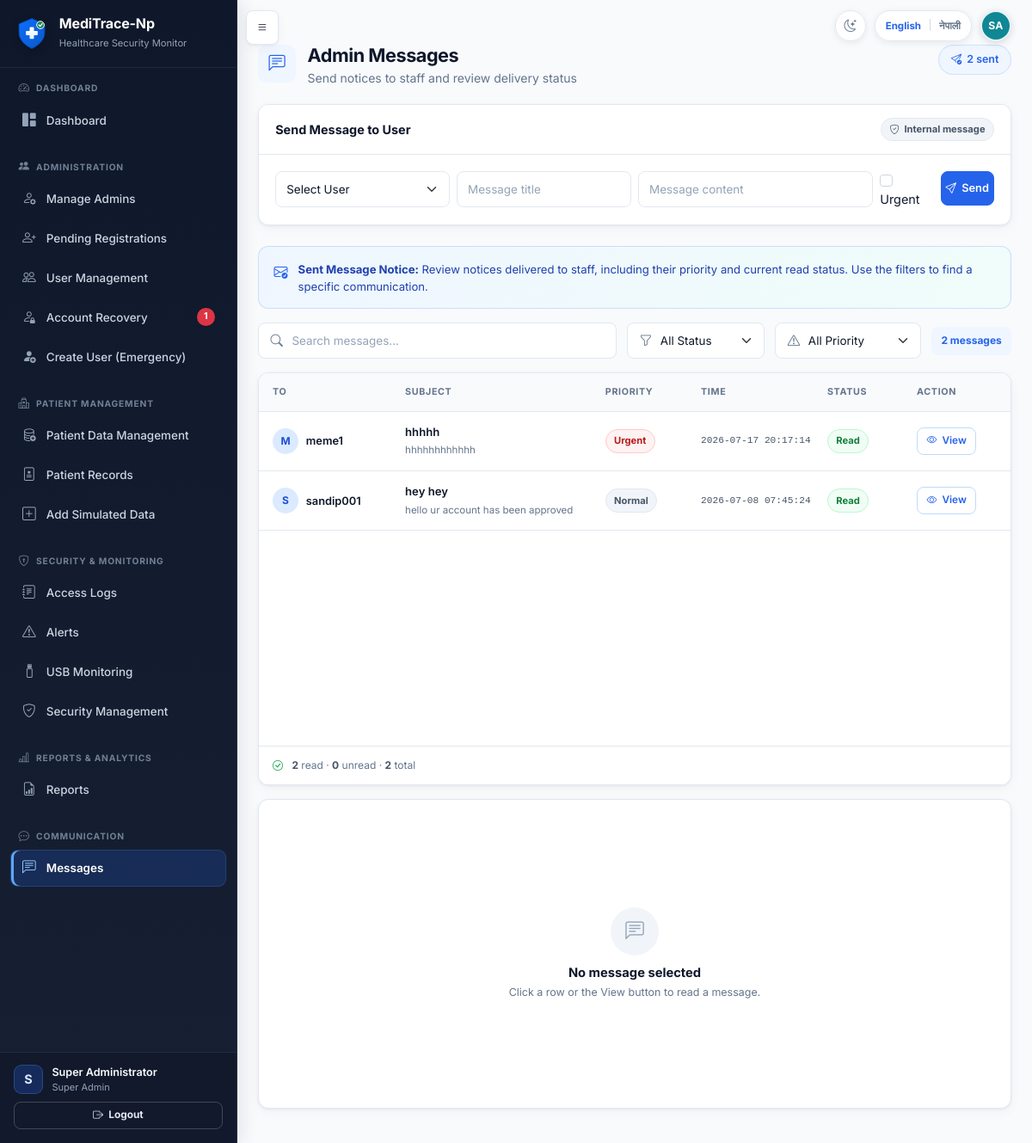
The page /admin/messages (signed in) on the database its author committed.
### tables this page shows
CREATE TABLE users (
            id INTEGER PRIMARY KEY AUTOINCREMENT,
            full_name TEXT NOT NULL,
            staff_id TEXT NOT NULL UNIQUE,
            email TEXT NOT NULL UNIQUE,
            username TEXT NOT NULL UNIQUE,
            password_hash TEXT NOT NULL,
            role TEXT NOT NULL,
            department TEXT NOT NULL,
            work_start TEXT NOT NULL,
            work_end TEXT NOT NULL,
            approval_status TEXT NOT NULL DEFAULT 'pending',
            is_active INTEGER NOT NULL DEFAULT 1,
            approved_by INTEGER,
            approved_at TEXT,
            rejection_reason TEXT,
            created_at TEXT NOT NULL,
            last_login TEXT, is_deleted INTEGER NOT NULL DEFAULT 0, failed_attempts INTEGER NOT NULL DEFAULT 0, locked_until TEXT, last_failed_login TEXT, must_change_password INTEGER NOT NULL DEFAULT 0, credential_version INTEGER NOT NULL DEFAULT 0, credentials_changed_at TEXT, credentials_changed_by INTEGER, preferred_language TEXT NOT NULL DEFAULT 'en',
            FOREIGN KEY (approved_by) REFERENCES users(id)
        );

CREATE TABLE messages (
            id INTEGER PRIMARY KEY AUTOINCREMENT,
            sender_id INTEGER NOT NULL,
            receiver_id INTEGER NOT NULL,
            title TEXT NOT NULL,
            body TEXT NOT NULL,
            is_read INTEGER NOT NULL DEFAULT 0,
            is_urgent INTEGER NOT NULL DEFAULT 0,
            created_at TEXT NOT NULL,
            read_at TEXT, notification_type TEXT, related_alert_id INTEGER,
            FOREIGN KEY (sender_id) REFERENCES users(id),
            FOREIGN KEY (receiver_id) REFERENCES users(id)
        );

### app.py (the view)
@app.route('/admin/messages', methods=['GET', 'POST'])
@login_required
@admin_panel_required
def admin_messages():
    if request.method == 'POST' and request.form.get('action') == 'delete_message':
        msg_id = int(request.form.get('message_id'))
        delete_message(msg_id, sender_id=current_user.id)
        flash('Message deleted.', 'warning')
        return redirect(url_for('admin_messages'))
    sent_messages = get_sent_messages(current_user.id)
    users = [
        u for u in get_all_users()
        if u['id'] != current_user.id and u['role'] not in Config.ADMIN_PANEL_ROLES
    ]
    return render_template('admin_messages.html', sent_messages=sent_messages, users=users)

### templates/admin_messages.html (shortened to what this page needs)
{% extends "base.html" %}
{% from "macros.html" import page_header %}
{% block extra_head %}
<link href="{{ url_for('static', filename='css/message-inbox.css') }}" rel="stylesheet">
{% endblock %}
{% block content %}
<div class="app-page">
{{ page_header('Admin Messages', 'Send notices to staff and review delivery status', 'bi-chat-left-text', sent_messages|length ~ ' sent', 'bi-send-check') }}
<div class="card mb-4">
  <div class="card-header"><span>Send Message to User</span><span class="status-pill status-neutral"><i class="bi bi-shield-check"></i>Internal message</span></div>
  <div class="card-body">
    <form method="POST" action="{{ url_for('send_admin_message') }}" class="row g-2">
      <div class="col-md-3">
        <select name="receiver_id" class="form-select" required>
          <option value="">Select User</option>
        </select>
      </div>
      <div class="col-md-3"><input name="title" class="form-control" placeholder="Message title" required></div>
      <div class="col-md-4"><input name="body" class="form-control" placeholder="Message content" required></div>
      <div class="col-md-1 d-flex align-items-center"><label class="form-check-label"><input class="form-check-input me-1" type="checkbox" name="is_urgent"> Urgent</label></div>
      <div class="col-md-1"><button class="btn btn-primary w-100"><i class="bi bi-send"></i>Send</button></div>
    </form>
  </div>
</div>
{% set inbox_items = sent_messages %}
{% set inbox_direction = 'sent' %}
{% set inbox_list_label = 'Sent messages' %}
{% set inbox_notice_label = 'Sent Message Notice' %}
{% set inbox_notice_text = 'Review notices delivered to staff, including their priority and current read status. Use the filters to find a specific communication.' %}
{% set inbox_empty_title = 'No messages sent' %}
{% set inbox_empty_text = 'Messages sent to authorized staff will appear here.' %}
{% include "_message_inbox.html" %}
</div>
{% endblock %}

### templates/base.html (shortened to what this page needs)
<!DOCTYPE html>
<html lang="{{ current_locale|default('en') }}" data-theme="light">
<head>
    <link href="https://cdn.jsdelivr.net/npm/bootstrap@5.3.2/dist/css/bootstrap.min.css" rel="stylesheet">
    <link href="https://cdn.jsdelivr.net/npm/bootstrap-icons@1.11.1/font/bootstrap-icons.css" rel="stylesheet">
    <link href="{{ url_for('static', filename='css/style.css') }}" rel="stylesheet">
    <link href="{{ url_for('static', filename='css/explainability.css') }}" rel="stylesheet">
    {% block extra_head %}{% endblock %}
    <link href="{{ url_for('static', filename='css/theme.css') }}" rel="stylesheet">
</head>
<body class="{% if current_user.is_authenticated %}has-sidebar{% endif %}">
    {% set language_return_path = request.full_path if request.query_string else request.path %}
    {% macro language_switch(extra_class='') %}
    <form method="POST" action="{{ url_for('change_language') }}" class="language-switch {{ extra_class }}" aria-label="{{ _('Switch language') }}">
        <button type="submit" name="language" value="en" class="language-option{% if current_locale == 'en' %} active{% endif %}" lang="en" aria-pressed="{{ 'true' if current_locale == 'en' else 'false' }}">English</button>
        <span class="language-divider" aria-hidden="true">|</span>
        <button type="submit" name="language" value="ne" class="language-option{% if current_locale == 'ne' %} active{% endif %}" lang="ne" aria-pressed="{{ 'true' if current_locale == 'ne' else 'false' }}">नेपाली</button>
    </form>
    {% endmacro %}
    {% macro theme_toggle(extra_class='') %}
    <button
        type="button"
        class="theme-toggle {{ extra_class }}"
        aria-label="{{ _('Switch to Dark Mode') }}"
        aria-pressed="false"
        title="{{ _('Switch to Dark Mode') }}"
        data-label-dark="{{ _('Switch to Dark Mode') }}"
        data-label-light="{{ _('Switch to Light Mode') }}"
    ><i class="bi bi-moon-stars" aria-hidden="true"></i></button>
    {% endmacro %}
    {% if current_user.is_authenticated %}
    {% from "macros.html" import user_initials %}
    {% set avatar_name = current_user.full_name|default('', true)|trim %}
    {% if not avatar_name %}{% set avatar_name = current_user.display_name|default('', true)|trim %}{% endif %}
    {% if not avatar_name %}{% set avatar_name = current_user.username|default('User', true)|trim %}{% endif %}
    <button type="button" class="btn btn-dark sidebar-toggle-btn" id="sidebarToggle" aria-label="{{ _('Toggle navigation') }}">
        <i class="bi bi-list"></i>
    </button>
    <div class="authenticated-header-actions" aria-label="{{ _('Current user') }}">
        {{ theme_toggle() }}
        {{ language_switch() }}
        <span
            class="header-user-avatar"
            role="img"
            aria-label="{{ _('Signed in as {name}', name=avatar_name) }}"
            title="{{ avatar_name }}"
        >{{ user_initials(current_user) }}</span>
    </div>
    <aside class="sidebar" id="sidebar">
        <div class="sidebar-brand">
            <img src="{{ url_for('static', filename='images/meditrace-logo.svg') }}" alt="{{ APP_NAME|default('MediTrace-Np') }}" class="brand-logo">
            <div>
                <h5 class="text-white mb-0 brand-title">{{ APP_NAME|default('MediTrace-Np') }}</h5>
                <small class="text-muted">Healthcare Security Monitor</small>
            </div>
        </div>
        <div class="sidebar-nav-scroll">
            {% import "sidebar_macros.html" as sidebar with context %}
            {% if current_user.is_admin_panel %}
                {{ sidebar.admin_sidebar() }}
            {% else %}
                {{ sidebar.staff_sidebar() }}
            {% endif %}
        </div>
        <div class="sidebar-footer">
            <div class="sidebar-user-summary">
                <span class="sidebar-user-avatar" aria-hidden="true">{{ current_user.full_name[:1]|upper }}</span>
                <div class="sidebar-user-copy">
                    <div class="small text-muted sidebar-user-name">{{ current_user.full_name }}</div>
                    <div class="small text-muted sidebar-user-role">{{ tr_display(current_user.role) }}</div>
                </div>
            </div>
            <a href="{{ url_for('logout') }}" class="btn btn-outline-light btn-sm mt-2 w-100 fw-bold">
                <i class="bi bi-box-arrow-right"></i> Logout
            </a>
        </div>
    </aside>
    <main class="main-content" id="mainContent">
    {% else %}
    <div class="public-header-actions">
        {{ theme_toggle('public-theme-toggle') }}
        {{ language_switch('public-language-switch') }}
    </div>
    <main class="auth-main container py-4">
    {% endif %}
            {% block content %}{% endblock %}
    {% if current_user.is_authenticated %}
    </main>
    {% else %}
    </main>
    {% endif %}
</body>
</html>

### templates/_message_inbox.html (shortened to what this page needs)
{% set message_counts = namespace(read=0, unread=0) %}
{% for message in inbox_items %}
  {% if message.is_read %}
    {% set message_counts.read = message_counts.read + 1 %}
  {% else %}
    {% set message_counts.unread = message_counts.unread + 1 %}
  {% endif %}
{% endfor %}
<section class="message-center" data-message-center>
  <div class="message-inbox-notice" role="note">
    <i class="bi bi-envelope-check" aria-hidden="true"></i>
    <p><strong>{{ inbox_notice_label }}:</strong> {{ inbox_notice_text }}</p>
  </div>
  <div class="message-toolbar" aria-label="Message search and filters">
    <div class="message-search search-control">
      <input
        type="search"
        class="form-control"
        id="messageSearch-{{ inbox_direction }}"
        placeholder="Search messages..."
        autocomplete="off"
        data-message-search
      >
    </div>
    <div class="message-filter-control">
      <select class="form-select" id="messageStatus-{{ inbox_direction }}" data-message-status-filter>
        <option value="all">All Status</option>
      </select>
    </div>
    <div class="message-filter-control">
      <select class="form-select" id="messagePriority-{{ inbox_direction }}" data-message-priority-filter>
        <option value="all">All Priority</option>
      </select>
    </div>
    <span class="message-toolbar-count" data-message-filter-count data-total="{{ inbox_items|length }}">
    </span>
  </div>
  <div class="message-inbox-layout">
    <section class="card message-list-panel" aria-label="{{ inbox_list_label }}">
      <div class="message-list-header" aria-hidden="true">
        <span>{{ 'To' if inbox_direction == 'sent' else 'From' }}</span>
        <span>Subject</span>
        <span>Priority</span>
        <span>Time</span>
        <span>Status</span>
        <span>Action</span>
      </div>
      <div class="message-list" data-message-list>
        {% for m in inbox_items %}
          {% set person_name = m.receiver_username if inbox_direction == 'sent' else m.sender_username %}
          {% set priority_value = 'urgent' if m.is_urgent else 'normal' %}
          {% set status_value = 'read' if m.is_read else 'unread' %}
          <article
            class="message-list-row{% if not m.is_read %} is-unread{% endif %}"
            tabindex="0"
            data-message-row
            data-message-id="{{ m.id }}"
            data-message-template="message-detail-{{ inbox_direction }}-{{ m.id }}"
            data-search="{{ (person_name ~ ' ' ~ m.title ~ ' ' ~ m.body)|lower|e }}"
            data-status="{{ status_value }}"
            data-priority="{{ priority_value }}"
            aria-label="{{ m.title }} {{ 'to' if inbox_direction == 'sent' else 'from' }} {{ person_name }}"
          >
            <div class="message-person-cell">
              <span class="message-avatar" aria-hidden="true">{{ person_name[:1]|upper }}</span>
              <span class="message-person-name" data-no-translate>{{ person_name }}</span>
            </div>
            <div class="message-subject-cell">
              <span class="message-subject" data-no-translate>{{ m.title }}</span>
              <span class="message-snippet" data-no-translate>{{ m.body }}</span>
            </div>
            <div class="message-priority-cell">
              {% if m.is_urgent %}
              <span class="status-pill message-priority-urgent">Urgent</span>
              {% else %}
              <span class="status-pill status-neutral">Normal</span>
              {% endif %}
            </div>
            <time class="message-time-cell" datetime="{{ m.created_at }}">{{ m.created_at[:19].replace('T', ' ') }}</time>
            <div class="message-status-cell">
              {% if m.is_read %}
              <span class="status-pill status-read">Read</span>
              {% else %}
              <span class="status-pill status-unread">Unread</span>
              {% endif %}
            </div>
            <div class="message-action-cell">
              <button type="button" class="btn btn-sm btn-outline-primary" data-message-view>
                <i class="bi bi-eye" aria-hidden="true"></i>View
              </button>
            </div>
          </article>
        {% else %}
          <div class="message-list-empty">
            <i class="bi bi-inbox" aria-hidden="true"></i>
            <h3>{{ inbox_empty_title }}</h3>
            <p>{{ inbox_empty_text }}</p>
          </div>
        {% endfor %}
      </div>
      <footer class="message-list-footer">
        <i class="bi bi-check-circle" aria-hidden="true"></i>
        <span>
          <strong>{{ message_counts.read }}</strong> read
          <span aria-hidden="true">&middot;</span>
          <strong>{{ message_counts.unread }}</strong> unread
          <span aria-hidden="true">&middot;</span>
          <strong>{{ inbox_items|length }}</strong> total
        </span>
      </footer>
    </section>
    <aside class="card message-detail-panel" data-message-detail-panel aria-live="polite" aria-label="Selected message">
      <div class="message-detail-empty" data-message-detail-empty>
        <span class="message-detail-empty-icon" aria-hidden="true"><i class="bi bi-chat-left-text"></i></span>
        <h2>No message selected</h2>
        <p>Click a row or the View button to read a message.</p>
      </div>
    </aside>
  </div>
</section>

### rows shown on the page
users: full_name "S", full_name "Super Administrator", role "Super Admin"
messages: title "hhhhh", body "hhhhhhhhhhhh", is_urgent "Urgent", created_at "2026-07-17 20:17:14", is_read "Read"
users: username "M", username "meme1"
messages: title "hey hey", body "hello ur account has been approved", is_urgent "Normal", created_at "2026-07-08 07:45:24", is_read "Read"
users: username "S", username "sandip001"

### other values the page prints
{{ (name_parts[0][0] ~ name_parts[-1][0])|upper }} "SA"
{{ APP_NAME|default('MediTrace-Np') }} "MediTrace-Np"
{{ open_recovery_request_count }} "1"
{{ inbox_notice_label }} "Sent Message Notice"
{{ inbox_notice_text }} "Review notices delivered to staff, including their priority and current read status. Use the filters to find a specific communication."
{{ 'To' if inbox_direction == 'sent' else 'From' }} "TO"
{{ message_counts.read }} "2"
{{ message_counts.unread }} "0"
{{ inbox_items|length }} "2"
